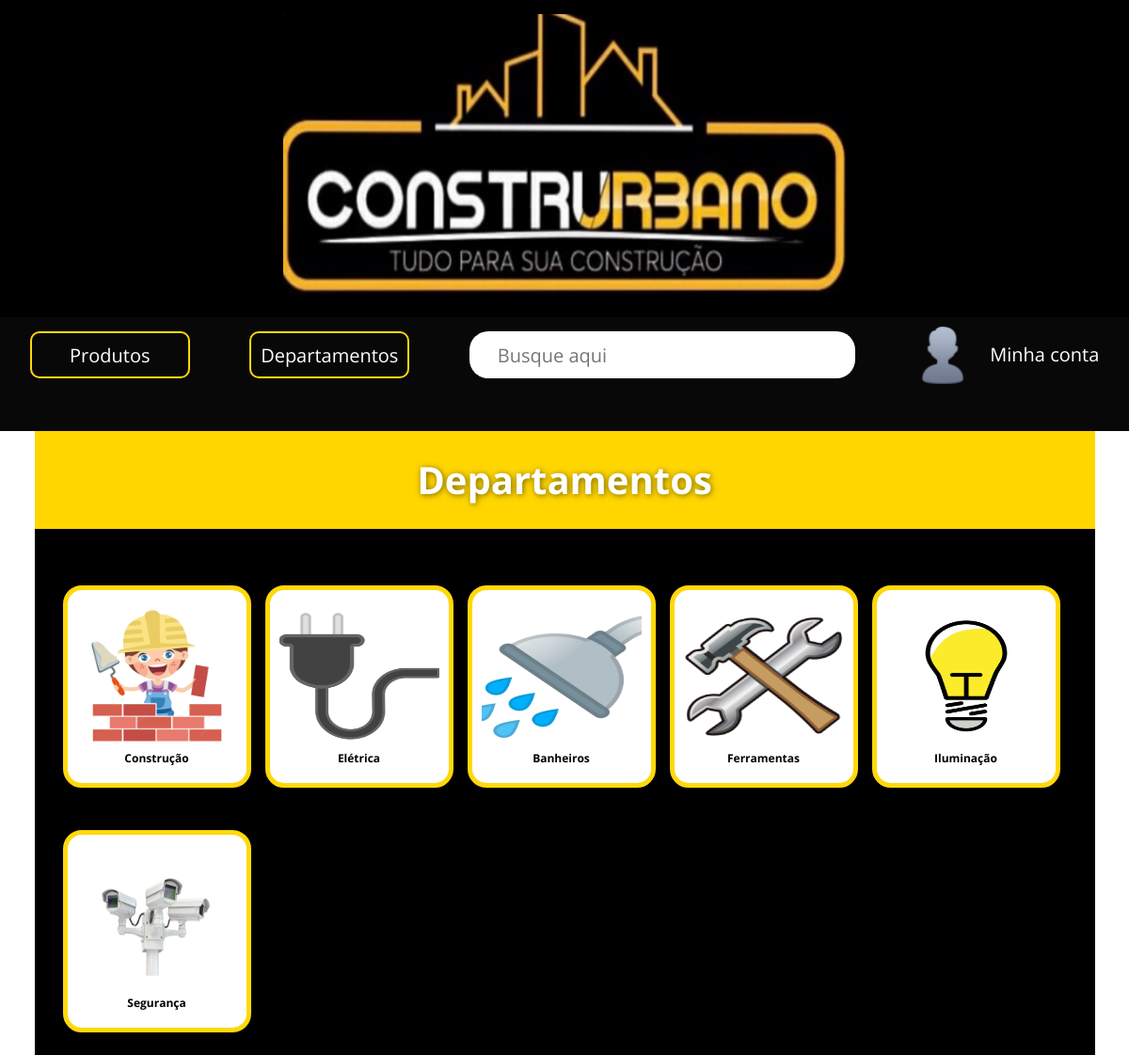
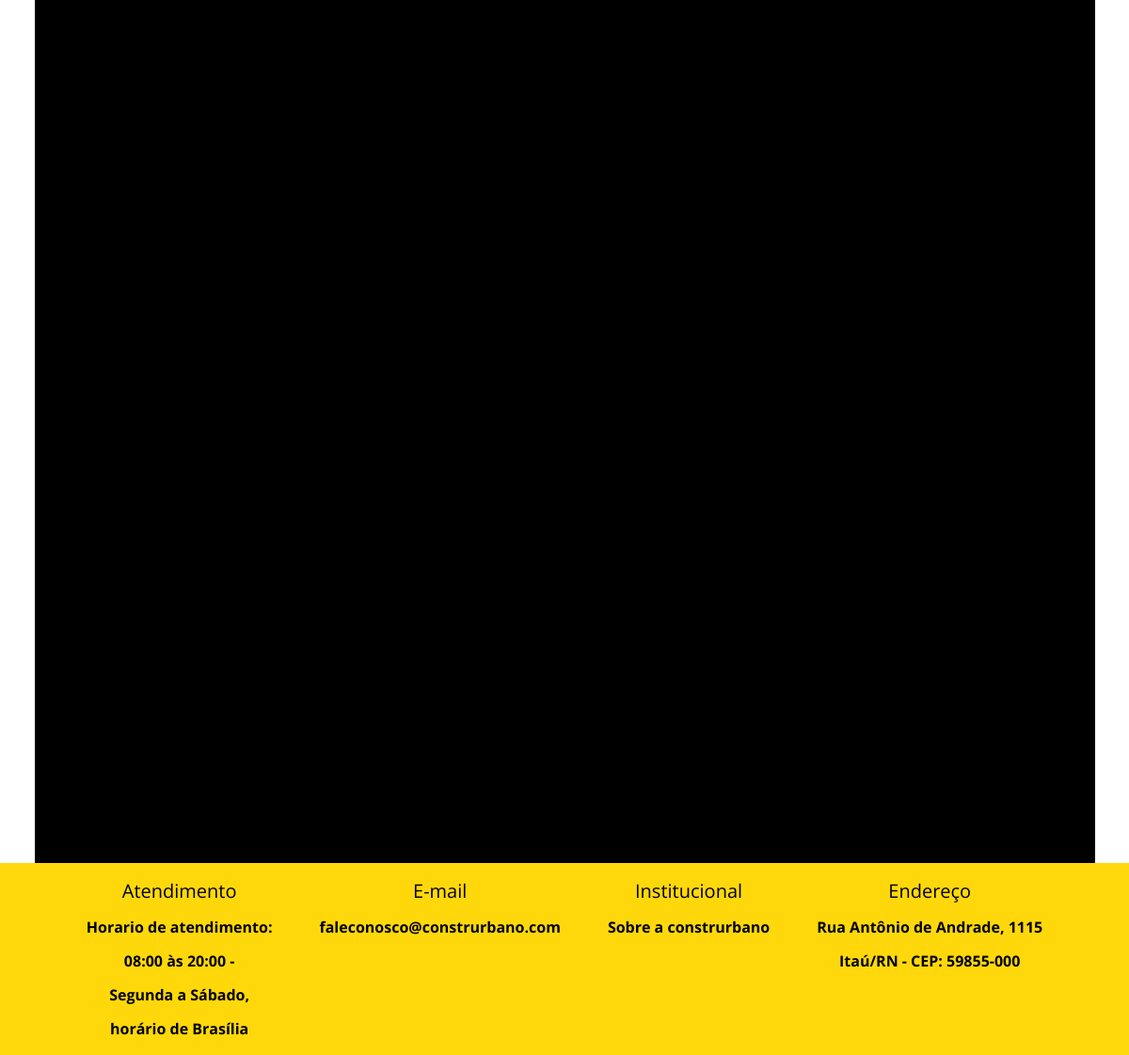
Screenshot of /categoriasgerais/ with the database file from the repository (2 pictures, top to bottom).
### ecommerce/models.py (models this page shows, shortened)
class Categoria (models.Model):
    nome_categoria = models.CharField(max_length=100)
    imagem_categoria = models.ImageField(upload_to='imagens')

### ecommerce/views.py (the view)
# urls.py: path("categoriasgerais/", categorias, name="categorias" ),
def categorias(request):
    categoria = Categoria.objects.all()
    context = {
        'categorias': categoria,
    }
    return render (request, "ecommerce/categoriasgerais.html", context)

### ecommerce/templates/ecommerce/categoriasgerais.html (shortened to what this page needs)
{% extends 'base.html' %}
{% load static %}
{% block link %}
<link rel="stylesheet" href="{% static 'css/base.css' %}" />
<link rel="stylesheet" href="{% static 'css/departaments.css' %}" />
{% endblock %}
{% block main %}
<main class="container">
    <header style="width: 100%;">
        <h1 style=" font-size: 40px;
        font-weight: 700;
        color: #fff;
        text-shadow: 1px 1px 6px #0008;">Departamentos</h1>
    </header>
    <section style="display: flex; justify-content: center;">
        <div class="list-products">
          {% for categoria in categorias %}
              <div class="brick-card" style="display: flex; justify-content: start; height: auto;">
                <img src={{categoria.imagem_categoria.url}} alt="Tijolo">
                <div>
                  <span>{{ categoria.nome_categoria }}</span>
                </div>
              </div>
              {% endfor %}
        </div>
      </section>
</main>
{% endblock %}

### static/css/global.css (style rules this page uses)
body, html { font-family: 'Open Sans', sans-serif; margin: 0; width: auto; }
header { align-items: center; background-color: #000; display: flex; justify-content: center; flex-direction: column; width: auto; }
main { display: flex; flex-direction: column; align-items: center; }
.brick-card { background-color: #fff; width: 200px; padding: 20px 0px; height: 270px; border-radius: 20px; border: solid 5px #FFD80B; display: flex; flex-direction: column; align-items: center; justify-content: flex-end; gap: 10px; overflow: hidden; }
.brick-card img { width: 170px; height: 143px; }
.brick-card div { display: flex; flex-direction: column; gap: 10px; }
.brick-card span { color: #000; font-size: 12px; font-weight: 700; }
section { display: flex; align-items: center; justify-content: space-around; flex-wrap: wrap; }

### static/css/base.css (style rules this page uses)
* { padding: 0; margin: 0; box-sizing: border-box; position: relative; }
.container { background: #000000; width: 1127px; height: 1580px; margin: 0 auto; }
.container > header { display: flex; justify-content: center; align-items: center; width: 100%; height: 104px; background: #FFD600; }
.brick-card { height: 330px; margin-top: 30px; }

### static/css/departaments.css (style rules this page uses)
section { display: grid; grid-template-columns: 156px 1fr; gap: 36px; padding: 30px; align-items: flex-start; }
.list-products { display: flex; flex-wrap: wrap; gap: 15px; }

### rows the page displays
Categoria: imagem_categoria (picture), nome_categoria "Construção"
Categoria: imagem_categoria (picture), nome_categoria "Elétrica"
Categoria: imagem_categoria (picture), nome_categoria "Banheiros"
Categoria: imagem_categoria (picture), nome_categoria "Ferramentas"
Categoria: imagem_categoria (picture), nome_categoria "Iluminação"
Categoria: imagem_categoria (picture), nome_categoria "Segurança"
